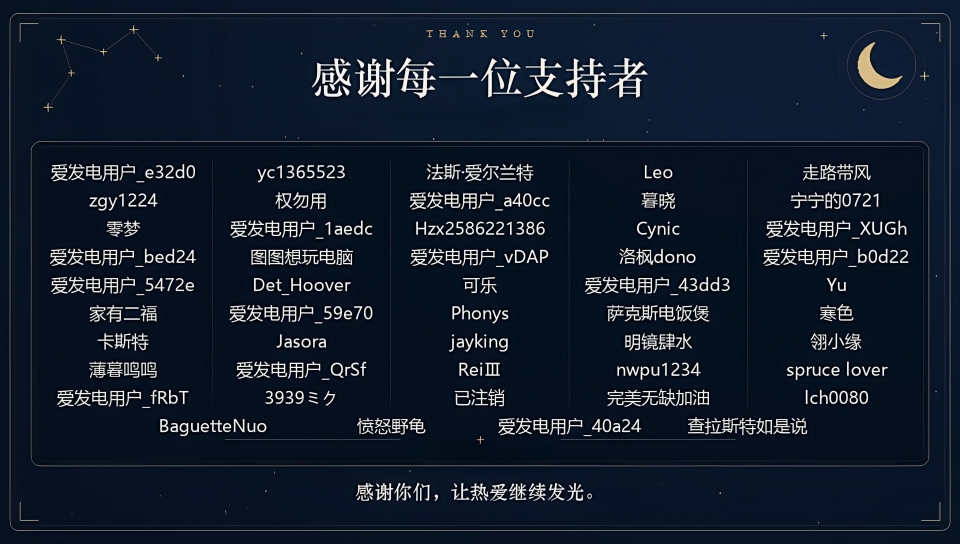
#> input picture tools/credit-intro/credit_1_supporters.png, 960 x 544 px
$ python -i compact_media.py   (imports and definitions only)
#> lines starting #> are read from the running program, lines starting #| are printed output that depends on the picture
"""Offline helpers for the 960x540 compact build. Never edits input files."""
from __future__ import annotations

import io
import struct
import zlib
from PIL import Image


def compact_image(data: bytes) -> tuple[Image.Image, tuple[int, int], int]:
    magic, version, lw, lh, width, height, encoding, size = struct.unpack_from('<4s7I', data)
    assert (magic, version) == (b'KIMG', 1)
    payload = data[32:32 + size]
    assert len(payload) == size
    if encoding in (3, 4):
        # DDS + DX10 describe the existing linear BC7 blocks; no swizzle or colour conversion.
        words = [124, 0x81007, height, width, len(payload), 0, 1] + [0] * 11
        words += [32, 4, int.from_bytes(b'DX10', 'little'), 0, 0, 0, 0, 0]
        words += [0x1000, 0, 0, 0, 0]
        header = b'DDS ' + struct.pack('<31I', *words) + struct.pack('<5I', 98, 3, 0, 1, 0)
        image = Image.open(io.BytesIO(header + payload)).convert('RGBA')
    else:
        image = Image.open(io.BytesIO(payload)).convert('RGBA')
    assert image.size == (width, height)
    return image, (lw, lh), encoding


def fit_size(width: int, height: int) -> tuple[int, int]:
    factor = min(1.0, 960 / width, 540 / height)
    return max(1, round(width * factor)), max(1, round(height * factor))


# [32 lines left out: function encode_portable, not called in this run]


def to_portable(data: bytes, strips: int = 1, force_png: bool = False) -> tuple[bytes, dict]:
    image, logical, encoding = compact_image(data)
    return encode_portable(image, logical, srgb=encoding not in (4, 6, 7),
                           force_png=force_png, strips=strips)


# [29 lines left out: functions opus_samples, nopus_packets, not called in this run]


def _crc_table() -> tuple[int, ...]:
    table = []
    for byte in range(256):
        value = byte << 24
        for _ in range(8):
            value = ((value << 1) ^ (0x04c11db7 if value & 0x80000000 else 0)) & 0xffffffff
        table.append(value)
    return tuple(table)


CRC_TABLE = _crc_table()


# [29 lines left out: functions ogg_crc, nopus_to_ogg, not called in this run]


def nx_wrap(data: bytes) -> bytes:
    payload = zlib.compress(data, level=1)
    return struct.pack('<4sIII', b'NXCX', len(data), len(payload), 0) + payload

>>> import cv2
>>> picture = cv2.imread('credit-intro/credit_1_supporters.png', cv2.IMREAD_GRAYSCALE)
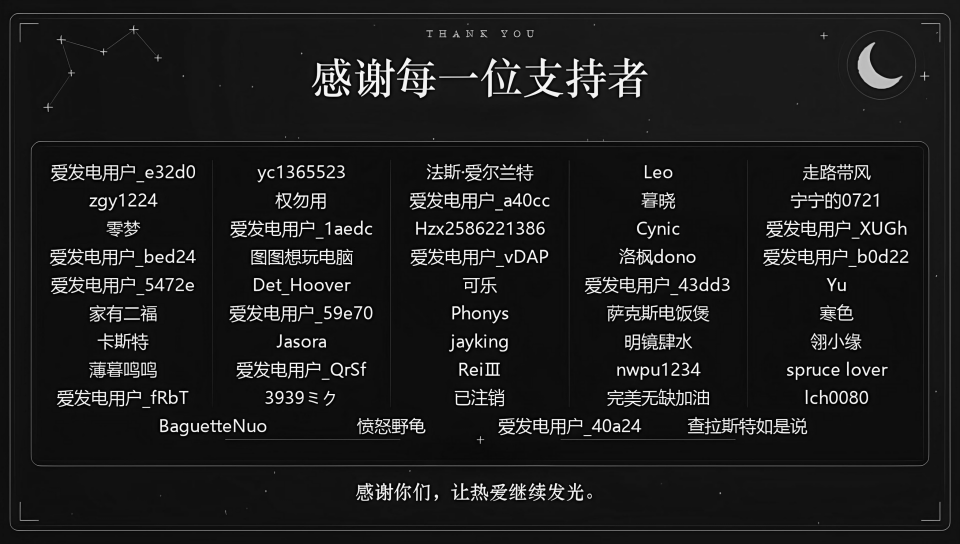
#> picture: shape (544, 960); min 0, max 252, mean 28.4
>>> result = to_portable(picture)
#> in compact_image, `magic, version, lw, lh, width, height, encoding, size = struct.unpack_..`: version = 269488144; lw = 303174161; lh = 303174162; width = 286331154; height = 303108369; encoding = 303174162; size = 286396946
#> (the run stopped early here; a loop or call above may not have finished)

$ run again, on tools/credit-intro/credit_2_special_thanks.png
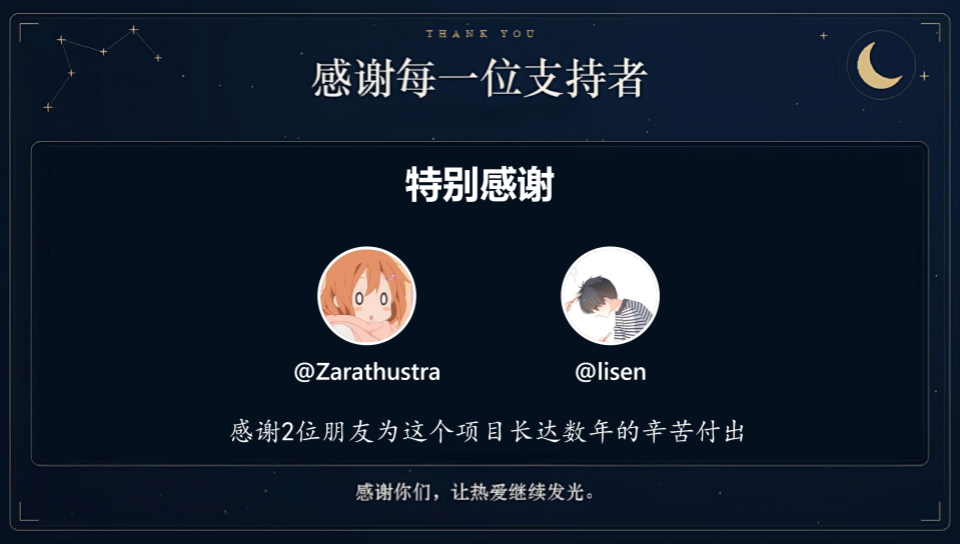
#> input picture tools/credit-intro/credit_2_special_thanks.png, 960 x 544 px
#> `picture = cv2.imread('credit-intro/credit_1_supporters.png', cv2.IMREA..`:
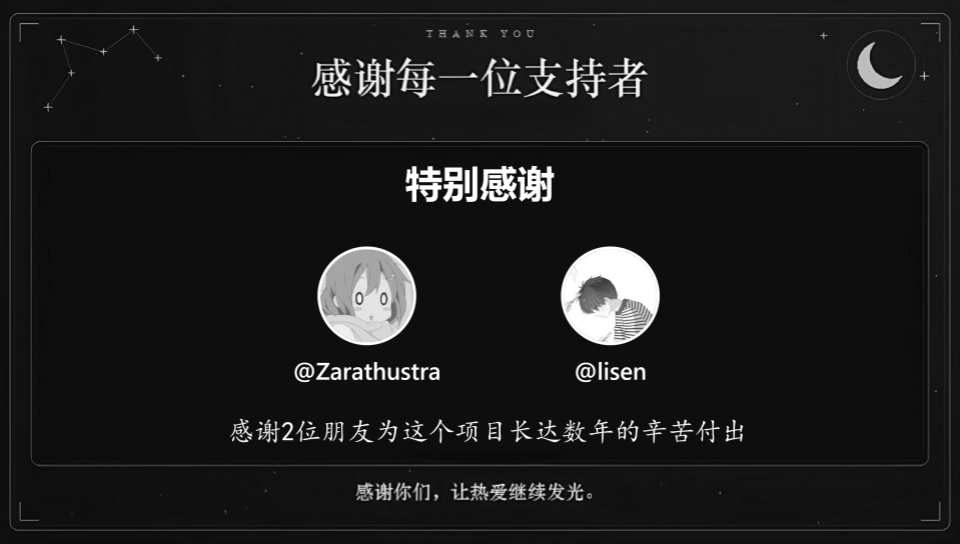
#> picture: shape (544, 960); min 2, max 255, mean 28.4
#> version = 269488144; lw = 303173904; lh = 303174162; width = 286331153; height = 303108369; encoding = 303174162; size = 286396946
